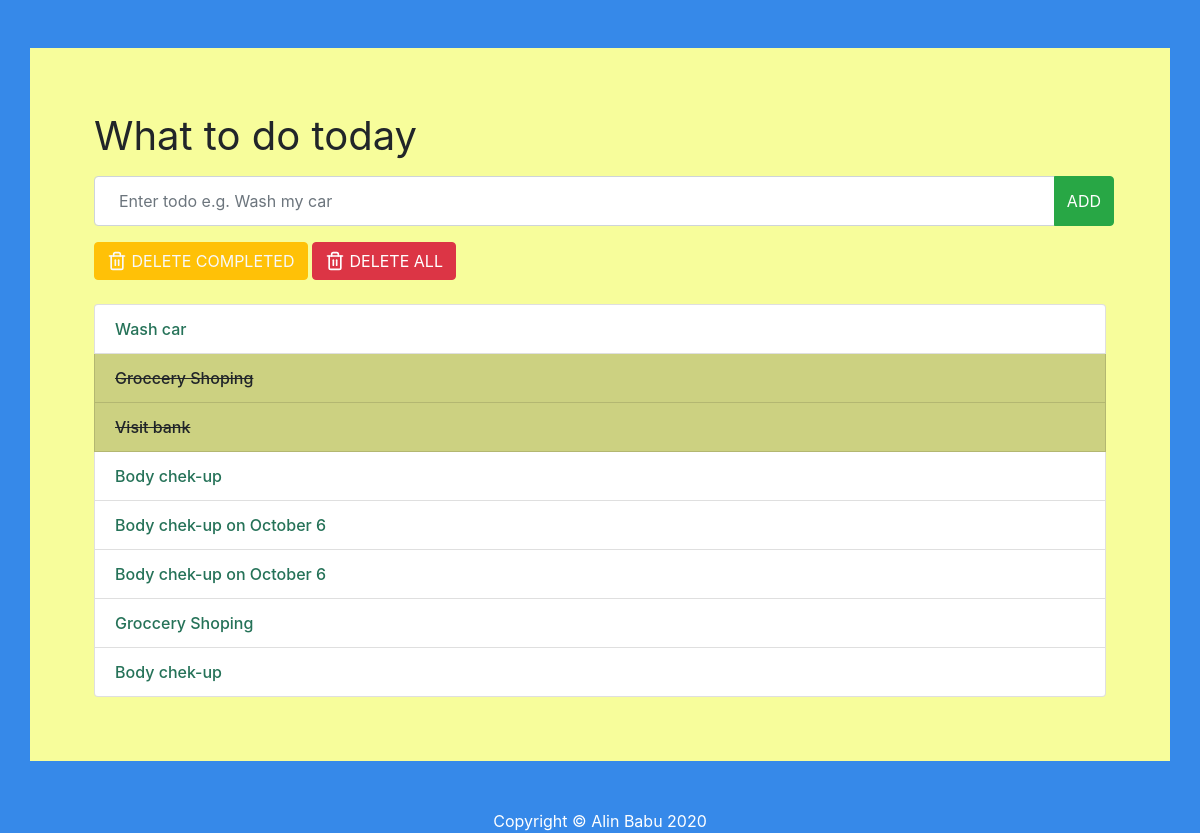
Before: / with the older database file.
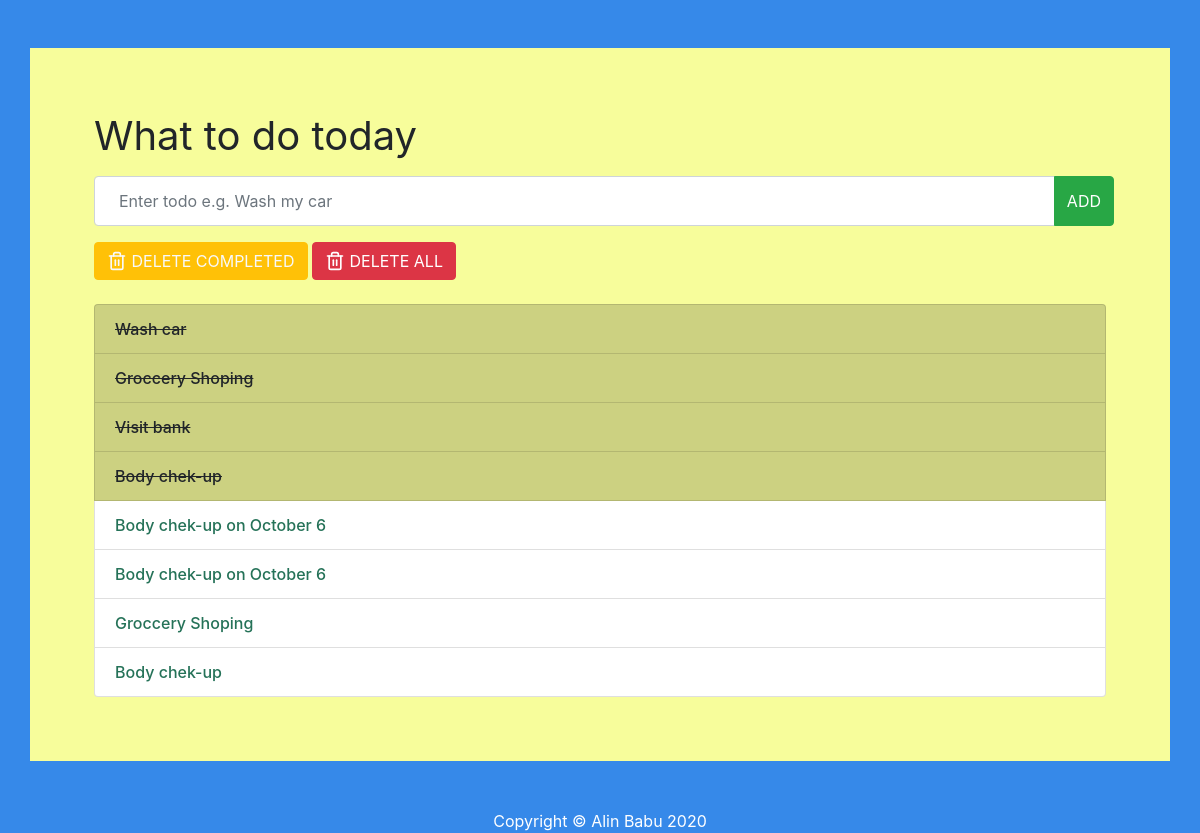
After: the same page with the newer database file.
### todolist/models.py (models this page shows, shortened)
class Todolist(models.Model):
    text = models.CharField(max_length=50)
    completed = models.BooleanField(default=False)

### todolist/views.py (the view)
# urls.py: path('', views.index, name='index'),
def index(request):       # Rendering for the index page
    todo_items = Todolist.objects.order_by('id')
    form = TodoListForm()
    context = {'Todo_items' : todo_items, 'form' : form}
    return  render(request,'todolist/index.html',context)

### todolist/forms.py
class TodoListForm(forms.Form):
    text = forms.CharField(max_length=45, widget=forms.TextInput(attrs={
                           'class': 'form-control p-4', 'placeholder': 'Enter todo e.g. Wash my car', 'aria-label': 'Todo', 'aria-describedby': 'button-addon2'}))

### todolist/templates/todolist/index.html (shortened to what this page needs)
{% load static %}
<!doctype html>
<html lang="en">
<head>
    <link rel="stylesheet" href="https://stackpath.bootstrapcdn.com/bootstrap/4.5.2/css/bootstrap.min.css"
>
    <link rel="stylesheet" href="{% static 'todolist/style.css' %}">
</head>
<body>
    <div class="container-md mt-5 p-5">
        <h1 class="m-3 font-weight-normal">What to do today</h1>
        <form action="{% url 'add' %}" method="post" role="form">
            <div class="form-group">
                <div class="input-group m-3">
                    {{ form.text }}
                    <span class="input-group-append mr-4">
                        <button class="btn btn-success" type="submit" id="button-addon2">ADD</button>
                    </span>
                </div>
            </div>
        </form>
        <div class="m-3 mb-4">
            <button type="button" class="btn btn-warning text-light">
                <span class="feather" data-feather="trash-2"></span> DELETE COMPLETED
            </button>
            <button type="button" class="btn btn-danger">
                <span class="feather" data-feather="trash-2"></span> DELETE ALL
            </button>
        </div>
        <ul class="list-group m-3 mr-2">
            {% for todolist in Todo_items %}
                {% if todolist.completed %}
                    <li class="list-group-item todo-completed">{{todolist.text}}</li>
                {% else %}
                    <li class="list-group-item"><a href="{% url 'completed' todolist.id %}">{{todolist.text}}</a></li>
                {% endif %}
            {% endfor %}
        </ul>
    </div>
    <footer class="text-center mt-5 text-white">Copyright &copy; Alin Babu 2020</footer>
</body>
</html>

Changed rows visible on the page:
changed Todolist "Wash car": completed False → True (drawn)
changed Todolist (number 4 of 8 on the later page): completed False → True (drawn)
